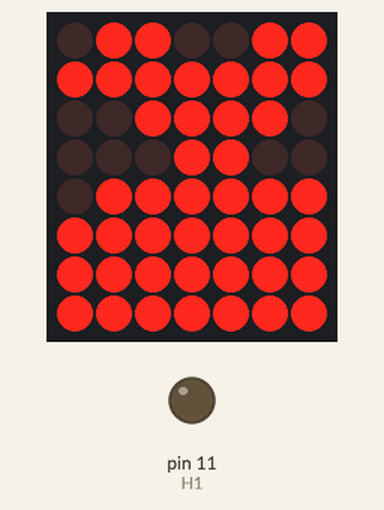
This sketch was run on a simulated Arduino Uno, built with avr-gcc and run on an emulated ATmega328P. Shown: 7×8 LED matrix, output pins drawn as LEDs (lit = HIGH). Wiring (inferred from the names in the program): LED matrix (orientation assumed): rows pin 2, pin 3, pin 4, pin 5, pin 6, pin 7, pin 8, A5; columns A3, A2, A1, pin 10, A0, pin 9, A4. Pins used as bus, display or sensor lines are not drawn.

Above: at 0.1 s.
At 8.97 s:
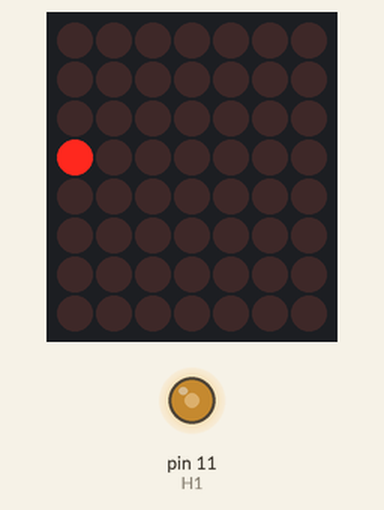
At 17.84 s:
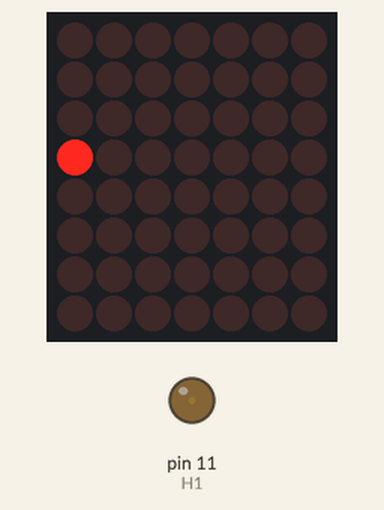
At 35.83 s:
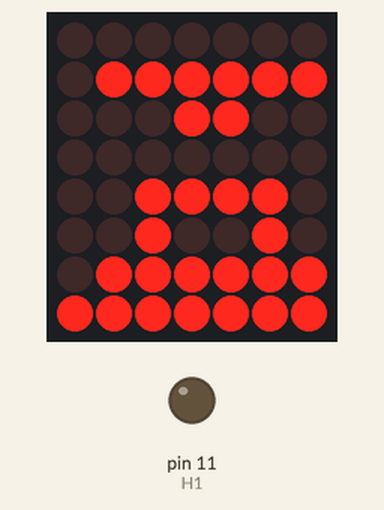
Timing chart, 0 to 40.0 s (numbered marks = the images above):
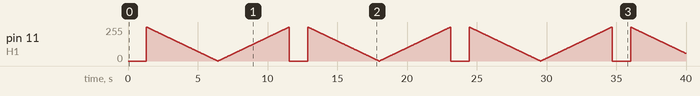

Measured:
- what the display in image 0 shows lasts 0.9 s, from 0.0 s to 0.9 s

The sketch:

Heart-shaped_display_experiment.ino
```cpp
/*
 * Author: Elecrow Keen
 * Date:4/21/2017
 * IDE V1.8.2
 * Email:keen@elecrow.com
 * Function:
 */
#define H1 11
#define H2 2
#define H3 7
#define H4 8
#define H5 3
#define H6 6
#define H7 4
#define H8 5

#define L1 A3
#define L2 A2
#define L3 A1
#define L4 10
#define L5 A0
#define L6 9
#define L7 A4
#define L8 A5

unsigned char table1[8][8] =  //Heart-shaped(big)
{
  0,0,0,0,0,0,0,0,
  0,1,1,0,0,1,1,0,
  1,1,1,1,1,1,1,1,
  1,1,1,1,1,1,1,1,
  1,1,1,1,1,1,1,1,
  0,1,1,1,1,1,1,0,
  0,0,1,1,1,1,0,0,
  0,0,0,1,1,0,0,0,
};

unsigned char table2[8][8] =    //Heart-shaped(small)
{
  0,0,0,0,0,0,0,0,
  0,0,0,0,0,0,0,0,
  0,0,1,0,0,1,0,0,
  0,1,1,1,1,1,1,0,
  0,1,1,1,1,1,1,0,
  0,0,1,1,1,1,0,0,
  0,0,0,1,1,0,0,0,
  0,0,0,0,0,0,0,0,
};
unsigned char table3[8][8] =    //Other Animation
{
  0,0,0,0,0,0,0,0,
  0,0,0,0,1,1,1,0,
  0,0,0,0,0,1,1,0,
  0,0,1,0,1,0,1,0,
  0,0,0,0,0,0,0,0,
  0,1,0,0,0,1,0,0,
  0,0,1,1,1,0,0,0,
  0,0,0,0,0,0,0,0,
};
unsigned char table4[8][8] =   //Other Animation
{
  0,0,1,1,1,1,0,0,
  0,1,0,0,0,0,1,0,
  1,0,1,0,0,1,0,1,
  1,0,0,0,0,0,0,1,
  1,0,1,0,0,1,0,1,
  1,0,0,1,1,0,0,1,
  0,1,0,0,0,0,1,0,
  0,0,1,1,1,1,0,0,
};

void setup(){
  pinMode(H1,OUTPUT);
  pinMode(H2,OUTPUT);
  pinMode(H3,OUTPUT);
  pinMode(H4,OUTPUT);
  pinMode(H5,OUTPUT);
  pinMode(H6,OUTPUT);
  pinMode(H7,OUTPUT);
  pinMode(H8,OUTPUT);

  pinMode(L1,OUTPUT);
  pinMode(L2,OUTPUT);
  pinMode(L3,OUTPUT);
  pinMode(L4,OUTPUT);
  pinMode(L5,OUTPUT);
  pinMode(L6,OUTPUT);
  pinMode(L7,OUTPUT);
  pinMode(L8,OUTPUT);
}
//Refresh
void flash() {
  digitalWrite(L1,LOW);
  digitalWrite(L8,LOW);
  for (int a=255;a>=0;a--){
    analogWrite(H1,a);
    analogWrite(H8,a);
    delay(20);
  }
  for (int a=0;a<=255;a++){
    analogWrite(H1,a);
    analogWrite(H8,a);
    delay(20);
  }
}

void loop(){
  //Cycle 100 times
  for(int i = 0 ; i < 100 ; i++){
    Display(table1); //Animation 1: Heart-shaped display(big)
  }
  //Cycle 50 times
  for(int i = 0 ; i < 50 ; i++){
    Display(table2); //Animation 2: Heart-shaped display(small)
  }
  flash();
}
//display function
void Display(unsigned char dat[8][8]){
  digitalWrite(L1,LOW);    //select 1th row
  digitalWrite(H1,dat[0][0]);
  digitalWrite(H2,dat[1][0]);
  digitalWrite(H3,dat[2][0]);
  digitalWrite(H4,dat[3][0]);
  digitalWrite(H5,dat[4][0]);
  digitalWrite(H6,dat[5][0]);
  digitalWrite(H7,dat[6][0]);
  digitalWrite(H8,dat[7][0]);
  delay(1);         //Wait LED is lit.
  Clear();          //Clear shadow

  digitalWrite(L2,LOW);     //select 2th row
  digitalWrite(H1,dat[0][1]);
  digitalWrite(H2,dat[1][1]);
  digitalWrite(H3,dat[2][1]);
  digitalWrite(H4,dat[3][1]);
  digitalWrite(H5,dat[4][1]);
  digitalWrite(H6,dat[5][1]);
  digitalWrite(H7,dat[6][1]);
  digitalWrite(H8,dat[7][1]);
  delay(1);
  Clear();

  digitalWrite(L3,LOW);       //select 3th row
  digitalWrite(H1,dat[0][2]);
  digitalWrite(H2,dat[1][2]);
  digitalWrite(H3,dat[2][2]);
  digitalWrite(H4,dat[3][2]);
  digitalWrite(H5,dat[4][2]);
  digitalWrite(H6,dat[5][2]);
  digitalWrite(H7,dat[6][2]);
  digitalWrite(H8,dat[7][2]);
  delay(1);
  Clear();

  digitalWrite(L4,LOW);     //select 4th row
  digitalWrite(H1,dat[0][3]);
  digitalWrite(H2,dat[1][3]);
  digitalWrite(H3,dat[2][3]);
  digitalWrite(H4,dat[3][3]);
  digitalWrite(H5,dat[4][3]);
  digitalWrite(H6,dat[5][3]);
  digitalWrite(H7,dat[6][3]);
  digitalWrite(H8,dat[7][3]);
  delay(1);
  Clear();

  digitalWrite(L5,LOW);         //select 5th row
  digitalWrite(H1,dat[0][4]);
  digitalWrite(H2,dat[1][4]);
  digitalWrite(H3,dat[2][4]);
  digitalWrite(H4,dat[3][4]);
  digitalWrite(H5,dat[4][4]);
  digitalWrite(H6,dat[5][4]);
  digitalWrite(H7,dat[6][4]);
  digitalWrite(H8,dat[7][4]);
  delay(1);
  Clear();

  digitalWrite(L6,LOW);       //select 6th row
  digitalWrite(H1,dat[0][5]);
  digitalWrite(H2,dat[1][5]);
  digitalWrite(H3,dat[2][5]);
  digitalWrite(H4,dat[3][5]);
  digitalWrite(H5,dat[4][5]);
  digitalWrite(H6,dat[5][5]);
  digitalWrite(H7,dat[6][5]);
  digitalWrite(H8,dat[7][5]);
  delay(1);
  Clear();

  digitalWrite(L7,LOW);     //select 7th row
  digitalWrite(H1,dat[0][6]);
  digitalWrite(H2,dat[1][6]);
  digitalWrite(H3,dat[2][6]);
  digitalWrite(H4,dat[3][6]);
  digitalWrite(H5,dat[4][6]);
  digitalWrite(H6,dat[5][6]);
  digitalWrite(H7,dat[6][6]);
  digitalWrite(H8,dat[7][6]);
  delay(1);
  Clear();

  digitalWrite(L8,LOW);      //select 8th row
  digitalWrite(H1,dat[0][7]);
  digitalWrite(H2,dat[1][7]);
  digitalWrite(H3,dat[2][7]);
  digitalWrite(H4,dat[3][7]);
  digitalWrite(H5,dat[4][7]);
  digitalWrite(H6,dat[5][7]);
  digitalWrite(H7,dat[6][7]);
  digitalWrite(H8,dat[7][7]);
  delay(1);
  Clear();
}
//clear display
void Clear() {
  digitalWrite(H1,LOW);
  digitalWrite(H2,LOW);
  digitalWrite(H3,LOW);
  digitalWrite(H4,LOW);
  digitalWrite(H5,LOW);
  digitalWrite(H6,LOW);
  digitalWrite(H7,LOW);
  digitalWrite(H8,LOW);

  digitalWrite(L1,HIGH);
  digitalWrite(L2,HIGH);
  digitalWrite(L3,HIGH);
  digitalWrite(L4,HIGH);
  digitalWrite(L5,HIGH);
  digitalWrite(L6,HIGH);
  digitalWrite(L7,HIGH);
  digitalWrite(L8,HIGH);
}
```
